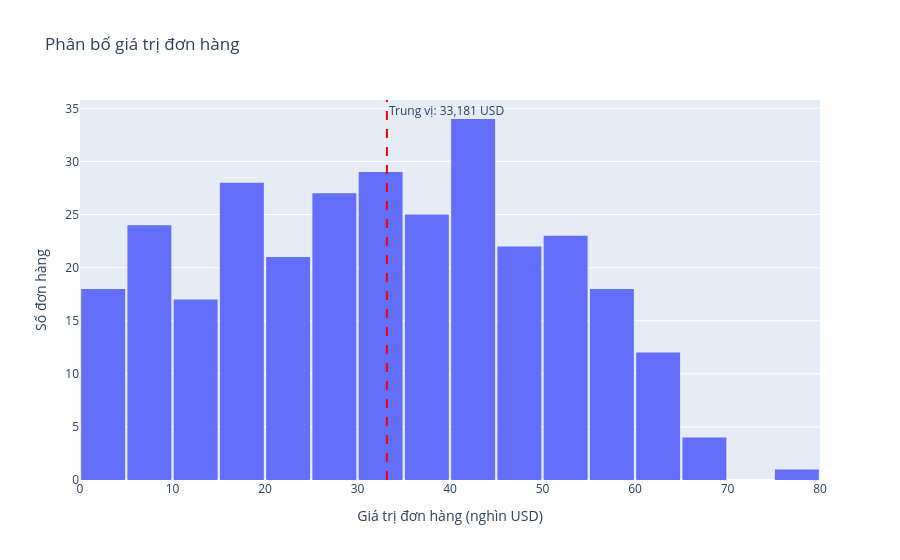

The cell this chart's notebook holds for it:
### Markdown cell above
## 3. Biểu đồ

### Code cell
fig = bieu_do.ve_gia_tri_don_hang(bang)
fig.show()

### Figure 1 — Plotly figure (JSON) as saved in the notebook; plotly's stock layout.template omitted (floating-point values rounded to 4 significant figures; data arrays with more than 128 entries replaced by an {"elided": "..."} marker saying what was removed)
{"data": [{"bingroup": "x", "hovertemplate": "Giá trị đơn hàng (nghìn USD)=%{x}<br>count=%{y}<extra></extra>", "legendgroup": "", "marker": {"color": "#636efa", "pattern": {"shape": ""}}, "name": "", "nbinsx": 30, "orientation": "v", "showlegend": false, "type": "histogram", "x": {"elided": "303 float values"}, "xaxis": "x", "yaxis": "y"}], "layout": {"annotations": [{"showarrow": false, "text": "Trung vị: 33,181 USD", "x": 33.18, "xanchor": "left", "xref": "x", "y": 1, "yanchor": "top", "yref": "y domain"}], "bargap": 0.05, "barmode": "relative", "legend": {"tracegroupgap": 0}, "shapes": [{"line": {"color": "red", "dash": "dash"}, "type": "line", "x0": 33.18, "x1": 33.18, "xref": "x", "y0": 0, "y1": 1, "yref": "y domain"}], "title": {"text": "Phân bố giá trị đơn hàng"}, "xaxis": {"anchor": "y", "domain": [0.0, 1.0], "title": {"text": "Giá trị đơn hàng (nghìn USD)"}}, "yaxis": {"anchor": "x", "domain": [0.0, 1.0], "title": {"text": "Số đơn hàng"}}}}
